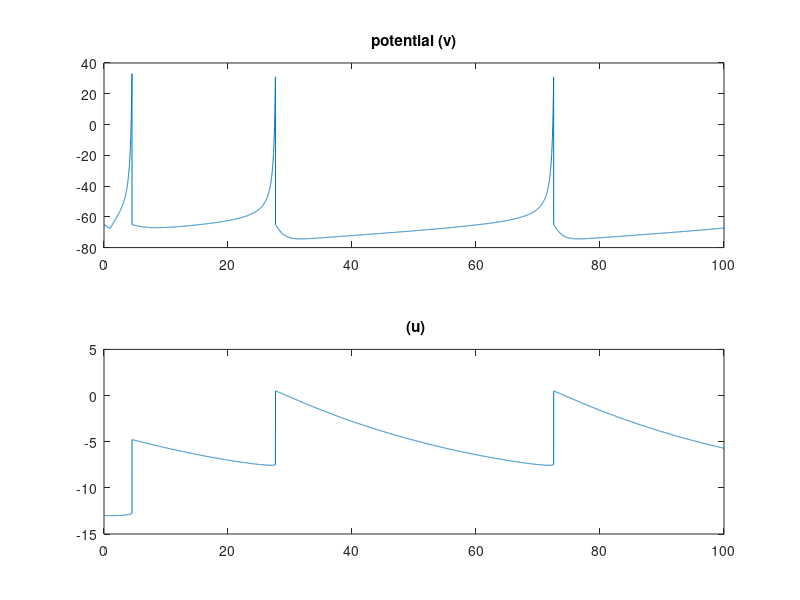
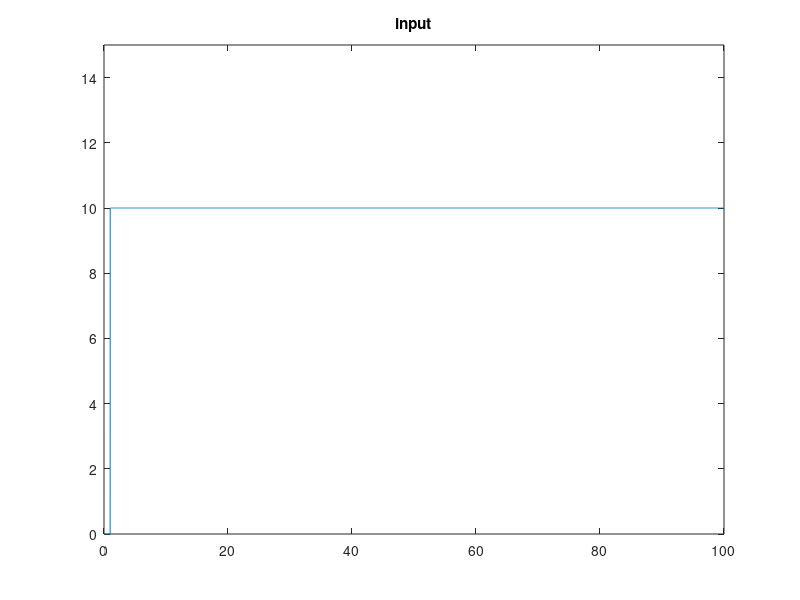

The MATLAB script that drew these images, in order:
%Simulation for one neuron only

%PARAMETERS FOR RS
a = 0.02;
b = 0.2;
c = -65; 
d = 8;

S = [0, 0,0,0;0, 0,0,0;0,0,0,0;0,0,0,0];


totaltime = 100;%1000;
dt = 0.01;
range = 0:(totaltime/dt);

time = linspace(0,  totaltime, length(range));

v=-65;   % Initial values of v
u=b.*v; % Initial values of u
amplitude = 10;
I = ones(1,totaltime/dt+1)*amplitude;
I(1:100)=0;


firings=[];             % spike timings
V =[];
U = [];
%Itotal =[];
for t=range            % simulation of 1000 ms
 %I=  random('Normal',0,15,1,1);%10*[0;0;0;0]*heaviside(t-400);%*heaviside(250-time(t)); 
 %I = 10*(exp(-t*dt/20)-exp(-t*dt/0.1));
  %I = 100;
 % Itotal=[Itotal,I];
  fired=find(v>=30);    % indices of spikes
  firings=[firings; t+0*fired,fired];
  V = [V,v];
  U = [U, u];
  v(fired)=c(fired);
  u(fired)=u(fired)+d(fired);
 % I=I+sum(S(:,fired),2);
  v=v+dt*(0.04*v.^2+5*v+140-u+I(1,t+1)); 
 % v=v+0.5*dt*(0.04*v.^2+5*v+140-u+I); 
  u=u+a.*(b.*v-u)*dt;                 
end;
%Itotal = I;
figure;
subplot(2,1,1);
plot(time,V(1,:));
title 'potential (v)';
subplot(2,1,2);
plot(time,U(1,:));
title ' (u)';
figure;
%plot(time,Itotal(1,:));
plot(time,I);
title 'input';
ylim([0, amplitude+5]);


